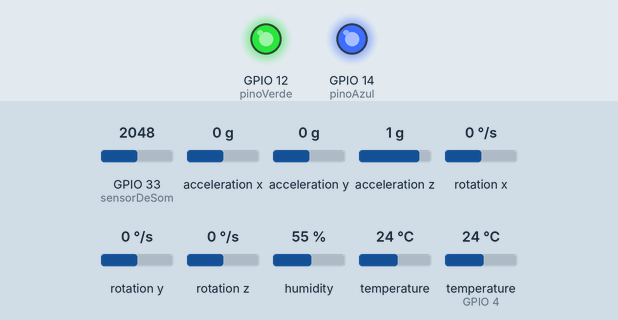
Simulated run of this sketch. Board: ESP32. On the bench: output pins drawn as LEDs (lit = HIGH). The inputs (shaded band) are chosen by the test bench; at power-on: GPIO 33 (sensorDeSom) = 2048, acceleration x 0 g, acceleration y 0 g, acceleration z 1 g, rotation x 0 °/s, rotation y 0 °/s, rotation z 0 °/s, humidity 55 %, temperature 24 °C, temperature (sensor on GPIO 4) 24 °C. WiFi joins after 1.5 s; servers stay silent unless stated; the local clock reads 2024-03-15 10:24:30 at power-on unless the sketch sets it; storage starts empty; pins used as bus, display or sensor lines are not drawn; what the sketch prints to the serial monitor is not drawn.

Above: at 0.3 s.
Timing chart, 0 to 1.8 s (numbered marks = the images above):
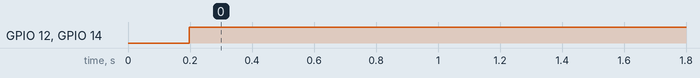

Measured:
- by itself, GPIO 12 (pinoVerde), GPIO 14 (pinoAzul): LOW → HIGH at 0.20 s

The sketch:

SdBE_V6b.ino
```cpp
/*
|__________________________[Menu do programa]____________________________|
|       Nome      | Linha | tipo |              Propósito                |
|_________________|_______|______|_______________________________________|
|      wi-fi      |  39   |      | Declarar a rede wifi                  |
|      MQ-135     |  47   |      | Declarar as definições do MQ-135      |
|       MPU       |  57   |      | Declarar as definições do MPU-6050    |
|      tempo      |  59   |      | Definir marcas temporais              |
|       DHT       |  63   |      | Definir pinos e tipo do DHT           |
|       KY        |  68   |      | Definir pinos e tipo do KY-037        |
|     LED-RGB     |  74   |      | Definir pinos do LED-RGB              |
|     microSD     |  79   |      | Definir o pino CS                     |
|     mudarCor    |  88   | void | recebe as cores do LED-RGB            |
|       NTP       |  95   |      | Declarar as definições do NTP         |
|     escrever    |  98   | bool | Anexar um valor no arquivo do cartão  |
|      setup      |  133  | void | inicializar diversos aspectos         |
|      loop       |  259  | void | rodar o programa continuamente        |
|________________________________________________________________________|

Boas Festas :D
*/

//Inclusões
#include "DHT.h"
#include <WiFi.h>
#include <WiFiClient.h>
#include <SD.h>
#include <SPI.h>
#include "time.h"
#include <Adafruit_Sensor.h>
#include <Wire.h>
#include <MQUnifiedsensor.h>
#include <Adafruit_MPU6050.h>

//Definições da rede Wi-fi

const char* SSID = "Eoq";  //Intengele_IOT
const char* Senha = "SenX123t";     //1Nt3n83!3

//Definições do Wi-Fi
WiFiClient espClient;

//Definições do MQ-135
#define placa "ESP-32"
#define Voltage_Resolution 3.3
#define pin 34 //Analog input 0 of your arduino
#define type "MQ-135" //MQ135
#define ADC_Bit_Resolution 12 // For arduino UNO/MEGA/NANO
#define RatioMQ135CleanAir 3.6//RS / R0 = 3.6 ppm
double CO2 = (0);
MQUnifiedsensor MQ135(placa, Voltage_Resolution, ADC_Bit_Resolution, pin, type);

//Definições do MPU6050
Adafruit_MPU6050 mpu;

//Configurações do tempo de envio
const unsigned long intervaloDeEnvio = 20L * 1000L; //Intervalo de Envio = 20s
unsigned long ultimoEnvio = 0;

// Definições do DHT
#define DHTPIN 4
#define DHTTYPE DHT22
DHT dht(DHTPIN, DHTTYPE);

//Definições do KY-037
#define sensorDeSom 33 //GPIO26 é dedicada a rede, não usar!
#define JANELA 200
float potMedia;
float potMediaAnt;

//Definições do LED-RGB
#define pinoVermelho  13
#define pinoVerde     12
#define pinoAzul      14

//Definições do Adaptador MicroSD
#define cs 5
File Temperatura;
File Umidade;
File Decibeis;
File gCO2;
File VIC;

//Mudar cor do LED-RGB
void mudarCor(int vM, int vR, int aZ){

  analogWrite(pinoVermelho, vM);
  analogWrite(pinoVerde, vR);
  analogWrite(pinoAzul, aZ);
}

//Configurações para aquisição do tempo de um NTP
const char* ntpServer = "south-america.pool.ntp.org";
const long  gmtOffset_sec = -10800;      // Fuso horário
const int   daylightOffset_sec = 0;  // Horário de verão

//Escrever Arquivo no Cartão SD
bool escrever(const char* arquivo, float valor, const char* tipoDeValor) {
    File file = SD.open(arquivo, FILE_APPEND);

    if (!file) {
        return false;
    }

    struct tm timeinfo;
  if(!getLocalTime(&timeinfo)){
    Serial.println("Falha ao obter o tempo atual");
  }

    file.print(&timeinfo, " %d/%B/%Y - %H:%M:%S ");
    file.print(tipoDeValor);
    file.print(": ");
    file.println(valor);
    file.close();

    return true;
}

bool escreverData(const char* arquivo) {
    File file = SD.open(arquivo, FILE_APPEND);

    if (!file) {
        return false;
    }

    file.println("_______________[Novos Dados]_______________");
    file.close();

    return true;
}


void setup() {
  Serial.begin(9600);
  while (!Serial) { }
  Serial.println(F("Sensor de Bem-Estar"));

  //Inicialização da Rede Wi-fi
  WiFi.mode(WIFI_STA);

  //inicialização do tempo
  configTime(gmtOffset_sec, daylightOffset_sec, ntpServer);

  //Inicialização do DHT22
  dht.begin();
  Serial.print("Sensor de Temperatura:");
  Serial.print(DHTTYPE);
  Serial.println("ativo");

  //Inicialização do MPU-6050
  if (!mpu.begin()) {
    Serial.println("Falha em ligar o MPU-6050");
    while (1) {
      delay(10);
    }

  mpu.setAccelerometerRange(MPU6050_RANGE_8_G);
  Serial.print("Accelerometer range set to: ");
  switch (mpu.getAccelerometerRange()) {
  case MPU6050_RANGE_2_G:
    Serial.println("+-2G");
    break;
  case MPU6050_RANGE_4_G:
    Serial.println("+-4G");
    break;
  case MPU6050_RANGE_8_G:
    Serial.println("+-8G");
    break;
  case MPU6050_RANGE_16_G:
    Serial.println("+-16G");
    break;
  }
  mpu.setGyroRange(MPU6050_RANGE_500_DEG);
  Serial.print("Gyro range set to: ");
  switch (mpu.getGyroRange()) {
  case MPU6050_RANGE_250_DEG:
    Serial.println("+- 250 deg/s");
    break;
  case MPU6050_RANGE_500_DEG:
    Serial.println("+- 500 deg/s");
    break;
  case MPU6050_RANGE_1000_DEG:
    Serial.println("+- 1000 deg/s");
    break;
  case MPU6050_RANGE_2000_DEG:
    Serial.println("+- 2000 deg/s");
    break;
  }

  mpu.setFilterBandwidth(MPU6050_BAND_5_HZ);
  Serial.print("Filter bandwidth set to: ");
  switch (mpu.getFilterBandwidth()) {
  case MPU6050_BAND_260_HZ:
    Serial.println("260 Hz");
    break;
  case MPU6050_BAND_184_HZ:
    Serial.println("184 Hz");
    break;
  case MPU6050_BAND_94_HZ:
    Serial.println("94 Hz");
    break;
  case MPU6050_BAND_44_HZ:
    Serial.println("44 Hz");
    break;
  case MPU6050_BAND_21_HZ:
    Serial.println("21 Hz");
    break;
  case MPU6050_BAND_10_HZ:
    Serial.println("10 Hz");
    break;
  case MPU6050_BAND_5_HZ:
    Serial.println("5 Hz");
    break;
  }
}

  Serial.println("");
  delay(100);

  //Inicialização do KY-037
  pinMode(sensorDeSom, INPUT);
  potMedia = 0;

  Serial.print("Sensor de Decibeis:");
  Serial.print("KY-037");
  Serial.println("ativo");

  //Inicialização do LED
  pinMode(pinoVermelho, OUTPUT);
  pinMode(pinoVerde, OUTPUT);
  pinMode(pinoAzul, OUTPUT);

//Inicialização do Adaptador MicroSD
  while (!SD.begin(cs)) {
    Serial.println(F("Cartão com defeito, mal ou não inserido"));
    delay(5000);
  }

  Serial.println(F("Cartão lido com sucesso!"));

  File leituras = SD.open("/leituras.txt", FILE_WRITE);
  if (leituras) {
    leituras.println("Iniciando Leituras");
    leituras.close();
    Serial.println("Comunicação com o cartão SD feita com sucesso");
  } else {
    Serial.println("Não foi possível escrever no arquivo");
  }

  escreverData("/Temperatura.txt");
  escreverData("/Umidade.txt");
  escreverData("/Decibeis.txt");
  escreverData("/gCO2.txt");
  escreverData("/VIC.txt");

  }


void loop() {

  //Conexão com a rede wi-fi
  if (WiFi.status() != WL_CONNECTED){
    mudarCor(0,255,255);
    Serial.print("Tentando conexão com a rede Wi-fi...");

    while(WiFi.status() != WL_CONNECTED){
      WiFi.begin(SSID, Senha);
      Serial.print(".");
      delay(5000);
    }
    Serial.println("");
    Serial.println("Rede Conectada!");
    Serial.print("Rede wi-fi: ");
    Serial.println(WiFi.SSID());
  }

  //Medição da Vibraçao
  sensors_event_t a, g, temp;
  mpu.getEvent(&a, &g, &temp);
  float vibr[JANELA];

  float acT = sqrt((a.acceleration.x)*(a.acceleration.x) + (a.acceleration.y)*(a.acceleration.y) + (a.acceleration.z)*(a.acceleration.z));
  float angT = sqrt((g.gyro.x)*(g.gyro.x) + (g.gyro.y)*(g.gyro.y) + (g.gyro.z)*(g.gyro.z));
  float vibT = acT*angT;

  for(int i = 0; i < JANELA; i++){

  sensors_event_t a, g, temp;
  mpu.getEvent(&a, &g, &temp);

  vibr[i] = vibT;
  }

  vibT = 0;

  for(int i = 0; i < JANELA; i++){
  vibT = vibT + vibr[i];
  }

  vibT = vibT/JANELA;

  //Medição do som
  int i;
  short som[JANELA];
  float media;
  short maximo;
  short minimo;

  for(i = 0; i < JANELA; i++){
    digitalWrite(13, HIGH);
    som[i] = analogRead(sensorDeSom);
    digitalWrite(13, LOW);
    delayMicroseconds(50);
  }

  media = 0;
  maximo = -32000;
  minimo = 32000;

  for(i = 0; i < JANELA; i++){
    media = media + som[i];

    if(som[i] > maximo) maximo = som[i];
    if(som[i] < minimo) minimo = som[i];
  }

  media = media/(float)JANELA;

  for(i = 0; i < JANELA; i++) som[i] = 10 * (som[i] - media);

   float potencia = 0;
  for(i = 0; i < JANELA; i++){
    if(som[i] < 0){
      potencia += -som[i];
    }else{
      potencia += som[i];
    }
  }

  potMediaAnt = potMedia;
  potMedia = (potencia + 9 * potMedia)/10;

  //Medição de temperatura e umidade
  float u = dht.readHumidity();
  float t = dht.readTemperature();

  if (isnan(u) || isnan(t) ) {
    Serial.println(F("Falha na leitura do Sensor DHT22"));
    return;
  }

  bool uF = 0;
  bool uFF = 0;
  bool tF = 0;
  bool tFF = 0;
  bool pF = 0;
  bool pFF = 0;

  //Fatores
  if(40 > u || u > 60) uF = 1;
  if(15 > u || u > 85) uFF = 1;

  if(t > 23) tF = 1;
  if(t > 30) tFF = 1;

  if(potencia > 5000) pF = 1;
  if(potencia > 155000) pFF = 1;


  //


  Serial.println("______________________[Novo Ciclo]______________________");

  Serial.print("Umidade = ");
  Serial.print(u);
  Serial.println("%");

  Serial.print("Temperatura = ");
  Serial.print(t);
  Serial.println("°C");

  Serial.print("Potencia Sonora = ");
  Serial.print(potencia);
  Serial.println(" W");

  Serial.print("Vibração = ");
  Serial.print(vibT);
  Serial.println(" m.rad/s4");

  escrever("/Temperatura.txt", t, "Temperatura");
  escrever("/Umidade.txt", u, "Umidade");
  escrever("/Decibeis.txt", potencia, "Intensidade Sonora");
  escrever("/gCO2.txt", CO2, "CO2");
  escrever("/VIC.txt", vibT, "VCI");

  delay(2500);

}
```
